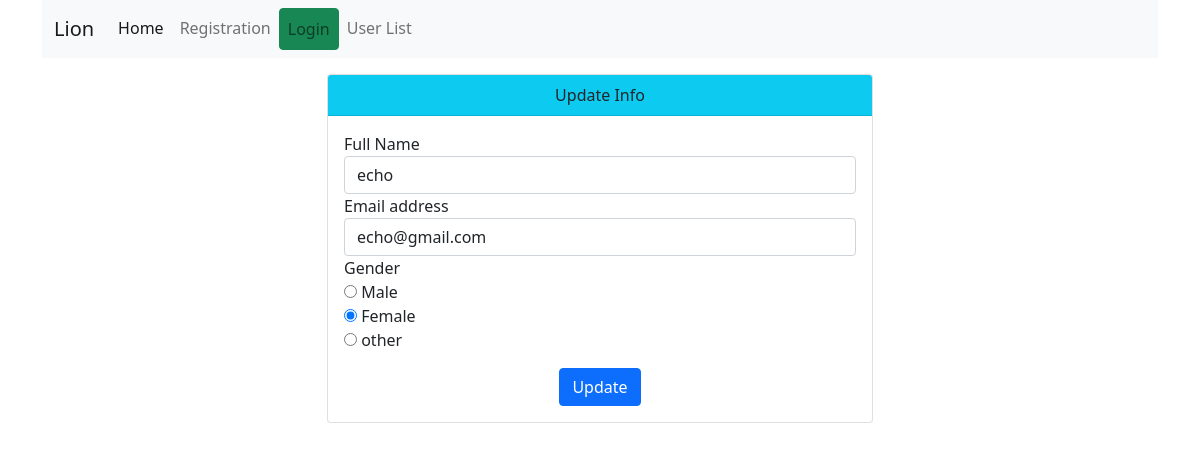
Screenshot of /edit_user.php?id=52 with the database file from the repository.
### tables this page shows
CREATE TABLE `users` (
  `id` int(11) NOT NULL,
  `full_name` varchar(100) NOT NULL,
  `email_address` varchar(100) NOT NULL,
  `password` varchar(100) NOT NULL,
  `gender` varchar(10) NOT NULL,
  `profile_img` varchar(150) NOT NULL DEFAULT 'defoultPP.png',
  `role` varchar(50) NOT NULL DEFAULT 'admin'
);

### edit_user.php (the view, shortened to what this page needs)
<?php
require_once 'includes/db.php';
require_once 'includes/header.php';
require_once 'includes/nav.php';
$id = $_GET['id'];
$select_user = "SELECT id, full_name, email_address, gender FROM users WHERE id = $id";
$query = mysqli_query($db_connect, $select_user);
$assoc = mysqli_fetch_assoc($query);
?>
<div class="row mt-3">
    <div class="col-6 m-auto">
        <div class="card mb-3">
  <div class="card-header bg-info text-center">
      Update Info
    </div>
  <div class="card-body">
    <form action="edit_user_post.php" method="POST">
  <div class="form-group">
    <label>Full Name</label>
    <input type="text" class="form-control" placeholder="Enter Full name" value="<?= $assoc['full_name']?>" name="full_name">
    </div>
  <div class="form-group">
    <label>Email address</label>
    <input type="email" class="form-control" placeholder="Enter email" value="<?= $assoc['email_address']?>" name="email_address">
    </div>
  <div class="form-group">
    <label>Gender</label>
  <br>
    <input type="radio" id="male" name="gender" value="male"
         <?php
         if($assoc['gender'] == "male"){
           echo "checked";
         }
         ?>
       >
      <label for="male">Male</label><br>
      <input type="radio" id="female" name="gender" value="female"
      <?php
         if($assoc['gender'] == "female"){
           echo "checked";
         }
         ?>
      >
      <label for="female">Female</label><br>
      <input type="radio" id="other" name="gender" value="other"
      <?php
         if($assoc['gender'] == "other"){
           echo "checked";
         }
         ?>
      >
      <label for="other">other</label><br>
       </div>
  <div class="text-center mt-3">
     <button type="submit" class="btn btn-primary">Update</button>
</div>
</form>
</div>
    </div>
</div>
<?php
include_once 'includes/footer.php';
?>

### rows the page displays
users: full_name "echo", email_address "echo@gmail.com", gender "☐ Male", gender "☑ Female", gender "☐ other"
